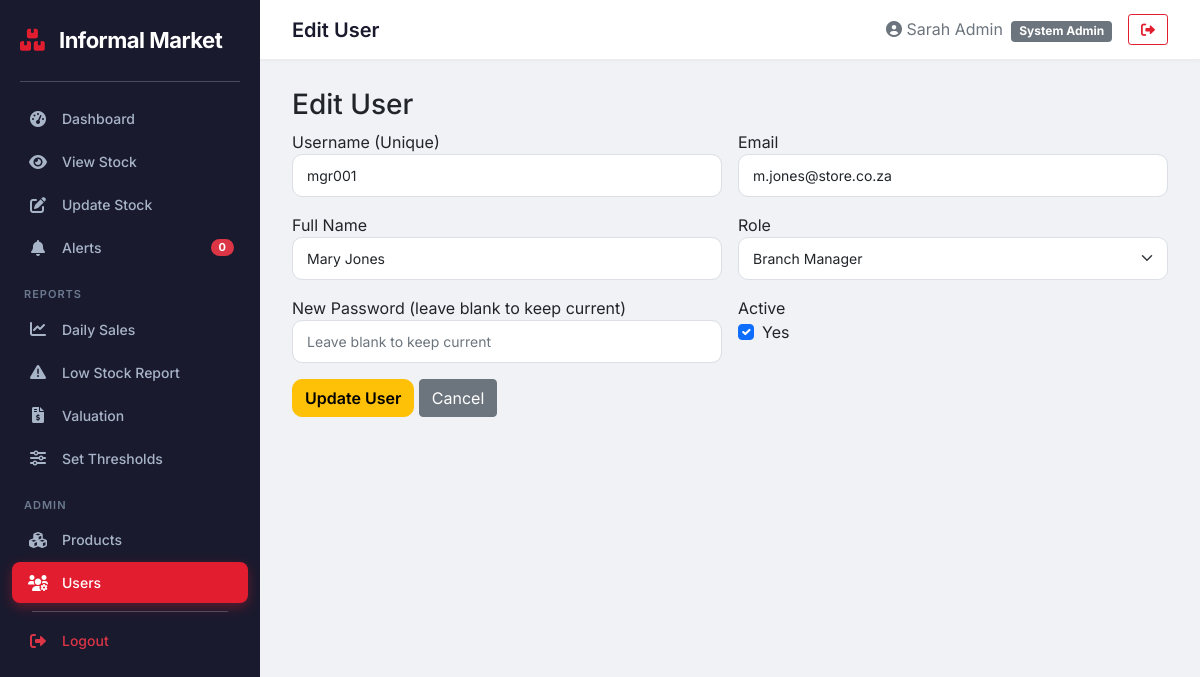
Page /boxer_inventory/admin/edit_user.php?id=2 (signed in) on the committed database.
### tables this page shows
CREATE TABLE User (
    user_id              INT AUTO_INCREMENT PRIMARY KEY,
    username             VARCHAR(30) NOT NULL UNIQUE,
    email                VARCHAR(100) NOT NULL UNIQUE,
    full_name            VARCHAR(100) NOT NULL,
    role_id              INT NOT NULL,
    password_hash        VARCHAR(255) NOT NULL,
    last_login           DATETIME,
    is_active            BOOLEAN DEFAULT TRUE,
    created_at           DATETIME DEFAULT CURRENT_TIMESTAMP,
    updated_at           DATETIME DEFAULT CURRENT_TIMESTAMP ON UPDATE CURRENT_TIMESTAMP,
    INDEX idx_username (username),
    INDEX idx_email (email),
    INDEX idx_role (role_id),
    CONSTRAINT fk_user_role
        FOREIGN KEY (role_id) REFERENCES Role(role_id)
            ON DELETE RESTRICT ON UPDATE CASCADE
);

CREATE TABLE Role (
    role_id              INT AUTO_INCREMENT PRIMARY KEY,
    role_name            VARCHAR(30) NOT NULL UNIQUE,
    permissions          TEXT,    
    created_at           DATETIME DEFAULT CURRENT_TIMESTAMP,
    updated_at           DATETIME DEFAULT CURRENT_TIMESTAMP ON UPDATE CURRENT_TIMESTAMP
);

### boxer_inventory/admin/edit_user.php (the view, shortened to what this page needs)
<?php
require_once __DIR__ . '/../auth.php';
require_once __DIR__ . '/../header.php';
$id = $_GET['id'] ?? 0;
$user = $conn->query("SELECT * FROM user WHERE user_id = $id")->fetch_assoc();
$roles = $conn->query("SELECT role_id, role_name FROM role");
?>
<h3>Edit User</h3>
<form method="post" class="row g-3">
    <div class="col-md-6">
        <label>Username (Unique)</label>
        <input type="text" name="username" class="form-control" value="<?php echo htmlspecialchars($user['username']); ?>" required>
    </div>
    <div class="col-md-6">
        <label>Email</label>
        <input type="email" name="email" class="form-control" value="<?php echo htmlspecialchars($user['email']); ?>" required>
    </div>
    <div class="col-md-6">
        <label>Full Name</label>
        <input type="text" name="full_name" class="form-control" value="<?php echo htmlspecialchars($user['full_name']); ?>" required>
    </div>
    <div class="col-md-6">
        <label>Role</label>
        <select name="role_id" class="form-select" required>
            <?php while ($role = $roles->fetch_assoc()): ?>
                <option value="<?php echo $role['role_id']; ?>" <?php echo ($role['role_id'] == $user['role_id']) ? 'selected' : ''; ?>>
                    <?php echo $role['role_name']; ?>
                </option>
            <?php endwhile; ?>
        </select>
    </div>
    <div class="col-md-6">
        <label>New Password (leave blank to keep current)</label>
        <input type="password" name="password" class="form-control" placeholder="Leave blank to keep current">
    </div>
    <div class="col-md-6">
        <label>Active</label>
        <div class="form-check">
            <input type="checkbox" name="is_active" class="form-check-input" <?php echo $user['is_active'] ? 'checked' : ''; ?>>
            <label class="form-check-label">Yes</label>
        </div>
    </div>
    <div class="col-12">
        <button type="submit" class="btn btn-warning">Update User</button>
        <a href="manage_users.php" class="btn btn-secondary">Cancel</a>
    </div>
</form>
<?php require_once __DIR__ . '/../footer.php'; ?>

### boxer_inventory/css/style.css (style rules this page uses)
body { font-family: 'Inter', -apple-system, BlinkMacSystemFont, sans-serif; background: #f0f2f5; margin: 0; padding: 0; }
.form-control, .form-select { border-radius: 10px; border-color: #dce0e6; padding: 10px 14px; font-size: 14px; }
.btn-warning { border-radius: 10px; font-weight: 600; }

### rows in the picture
user: username "mgr001", email "m.jones@store.co.za", full_name "Mary Jones", role_id "Branch Manager", is_active "☑"

### other values in the picture
$count "0"
$page_title "Edit User"
$_SESSION['full_name'] "Sarah Admin"
$_SESSION['role'] "System Admin"
